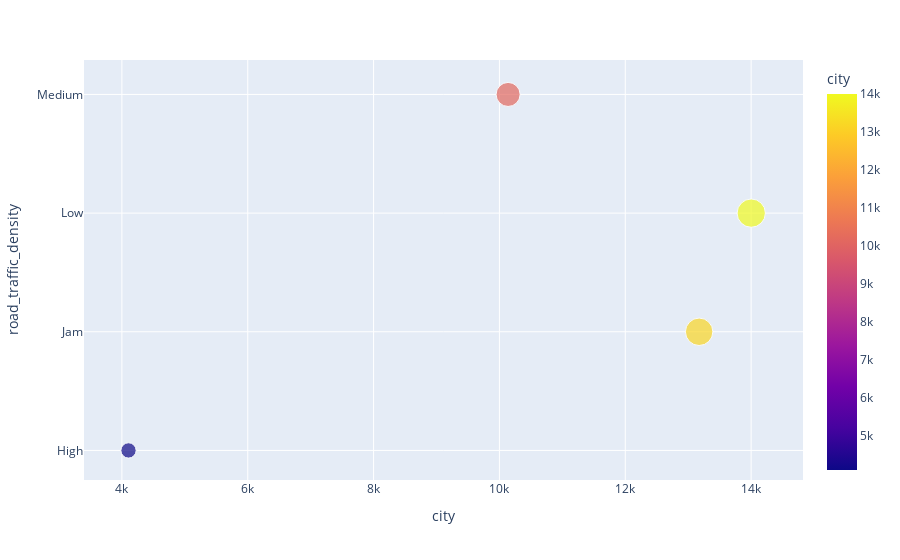

Source (notebook cell):
### Markdown cell above
### 2.2.4 Comparação do volume de pedidos por cidade e tipo de tráfego.

### Code cell
df_aux = df1.loc[:, ['id', 'city','road_traffic_density']].groupby( 'road_traffic_density' ).count().reset_index()
                  
# gráfico
px.scatter( df_aux, x='city', y='road_traffic_density', size='id', color='city' )

### Figure 1 — Plotly figure (JSON) as saved in the notebook; plotly's stock layout.template omitted (floating-point values rounded to 4 significant figures)
{"data": [{"hovertemplate": "city=%{marker.color}<br>road_traffic_density=%{y}<br>id=%{marker.size}<extra></extra>", "legendgroup": "", "marker": {"color": [4105, 13174, 14002, 10138], "coloraxis": "coloraxis", "size": [4105, 13174, 14002, 10138], "sizemode": "area", "sizeref": 35.01, "symbol": "circle"}, "mode": "markers", "name": "", "orientation": "h", "showlegend": false, "type": "scatter", "x": [4105, 13174, 14002, 10138], "xaxis": "x", "y": ["High", "Jam", "Low", "Medium"], "yaxis": "y"}], "layout": {"autosize": true, "coloraxis": {"colorbar": {"title": {"text": "city"}}, "colorscale": [[0, "#0d0887"], [0.1111, "#46039f"], [0.2222, "#7201a8"], [0.3333, "#9c179e"], [0.4444, "#bd3786"], [0.5556, "#d8576b"], [0.6667, "#ed7953"], [0.7778, "#fb9f3a"], [0.8889, "#fdca26"], [1, "#f0f921"]]}, "legend": {"itemsizing": "constant", "tracegroupgap": 0}, "margin": {"t": 60}, "xaxis": {"anchor": "y", "autorange": true, "domain": [0, 1], "range": [3430.0, 14770.0], "title": {"text": "city"}, "type": "linear"}, "yaxis": {"anchor": "x", "autorange": true, "domain": [0, 1], "range": [-0.3335, 3.417], "title": {"text": "road_traffic_density"}, "type": "category"}}}
